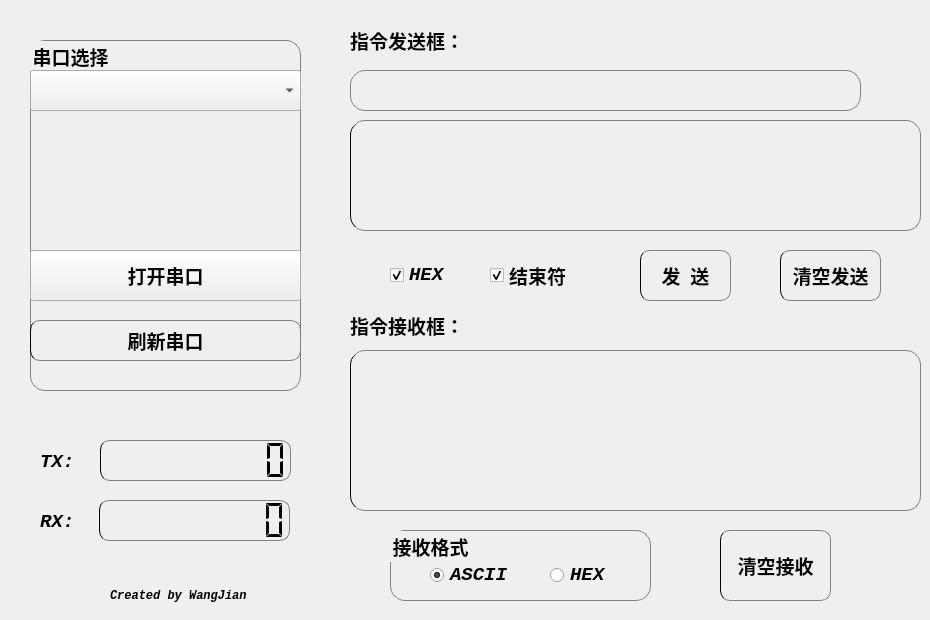
    <widget class="QWidget" name="tab">
     <attribute name="icon">
      <iconset>
       <normaloff>../ico/ck.png</normaloff>../ico/ck.png</iconset>
     </attribute>
     <attribute name="title">
      <string>指令收发 </string>
     </attribute>
     <widget class="QGroupBox" name="groupBox">
      <property name="geometry">
       <rect>
        <x>30</x>
        <y>40</y>
        <width>271</width>
        <height>351</height>
       </rect>
      </property>
      <property name="font">
       <font>
        <family>楷体</family>
        <pointsize>14</pointsize>
        <weight>75</weight>
        <italic>false</italic>
        <bold>true</bold>
        <kerning>true</kerning>
       </font>
      </property>
      <property name="styleSheet">
       <string notr="true">QGroupBox#groupBox{
	border: 1px solid gray;
	border-radius:15px;
}</string>
      </property>
      <property name="title">
       <string>串口选择</string>
      </property>
      <property name="alignment">
       <set>Qt::AlignLeading|Qt::AlignLeft|Qt::AlignTop</set>
      </property>
      <property name="flat">
       <bool>false</bool>
      </property>
      <widget class="QComboBox" name="comboBox_uart">
       <property name="geometry">
        <rect>
         <x>0</x>
         <y>30</y>
         <width>271</width>
         <height>41</height>
        </rect>
       </property>
       <property name="font">
        <font>
         <family>楷体</family>
         <pointsize>14</pointsize>
         <weight>50</weight>
         <italic>false</italic>
         <bold>false</bold>
         <kerning>true</kerning>
        </font>
       </property>
       <property name="styleSheet">
        <string notr="true">QComboBox#comboBox_uart{
	font-family:楷体;
	font-weight:normal;
}</string>
       </property>
      </widget>
      <widget class="QPushButton" name="pushButton_open">
       <property name="geometry">
        <rect>
         <x>0</x>
         <y>210</y>
         <width>271</width>
         <height>51</height>
        </rect>
       </property>
       <property name="font">
        <font>
         <family>楷体</family>
         <pointsize>14</pointsize>
         <weight>75</weight>
         <italic>false</italic>
         <bold>true</bold>
         <kerning>true</kerning>
        </font>
       </property>
       <property name="layoutDirection">
        <enum>Qt::LeftToRight</enum>
       </property>
       <property name="styleSheet">
        <string notr="true">QPushButton { border-top:1px solid gray;
border-bottom:1px solid gray;
border-left:1px solid graye;
border-right:1px solid gray;
border-radius:10px; } 
QPushButton:hover { background-color: rgb(85, 170, 255); }
QPushButton:pressed { background-color:rgb(129, 60, 133);}
background:transparent;</string>
       </property>
       <property name="text">
        <string>打开串口</string>
       </property>
       <property name="icon">
        <iconset>
         <normaloff>../ico/ck1.ico</normaloff>../ico/ck1.ico</iconset>
       </property>
       <property name="iconSize">
        <size>
         <width>25</width>
         <height>25</height>
        </size>
       </property>
      </widget>
      <widget class="QPushButton" name="pushButton_refresh">
       <property name="geometry">
        <rect>
         <x>0</x>
         <y>280</y>
         <width>271</width>
         <height>41</height>
        </rect>
       </property>
       <property name="font">
        <font>
         <family>楷体</family>
         <pointsize>14</pointsize>
         <weight>75</weight>
         <italic>false</italic>
         <bold>true</bold>
         <kerning>true</kerning>
        </font>
       </property>
       <property name="styleSheet">
        <string notr="true">QPushButton { border-top:1px solid gray;
border-bottom:1px solid gray;
border-left:1px solid graye;
border-right:1px solid gray;
border-radius:10px; } 
QPushButton:hover { background-color: rgb(85, 170, 255); }
QPushButton:pressed { background-color:rgb(129, 60, 133);}</string>
       </property>
       <property name="text">
        <string>刷新串口</string>
       </property>
       <property name="icon">
        <iconset>
         <normaloff>../ico/sx.ico</normaloff>../ico/sx.ico</iconset>
       </property>
       <property name="iconSize">
        <size>
         <width>20</width>
         <height>20</height>
        </size>
       </property>
      </widget>
      <widget class="QLabel" name="label_ck">
       <property name="geometry">
        <rect>
         <x>90</x>
         <y>90</y>
         <width>91</width>
         <height>91</height>
        </rect>
       </property>
       <property name="text">
        <string/>
       </property>
       <property name="pixmap">
        <pixmap>../ico/connect_no.ico</pixmap>
       </property>
       <property name="scaledContents">
        <bool>true</bool>
       </property>
      </widget>
     </widget>
     <widget class="QLCDNumber" name="rx_lcdNumber">
      <property name="geometry">
       <rect>
        <x>99</x>
        <y>500</y>
        <width>191</width>
        <height>41</height>
       </rect>
      </property>
      <property name="styleSheet">
       <string notr="true">border-top:1px solid gray;
border-bottom:1px solid gray;
border-left:1px solid graye;
border-right:1px solid gray;
border-radius:10px;</string>
      </property>
      <property name="digitCount">
       <number>9</number>
      </property>
      <property name="segmentStyle">
       <enum>QLCDNumber::Flat</enum>
      </property>
     </widget>
     <widget class="QLCDNumber" name="tx_lcdNumber">
      <property name="geometry">
       <rect>
        <x>100</x>
        <y>440</y>
        <width>191</width>
        <height>41</height>
       </rect>
      </property>
      <property name="styleSheet">
       <string notr="true">border-top:1px solid gray;
border-bottom:1px solid gray;
border-left:1px solid graye;
border-right:1px solid gray;
border-radius:10px;</string>
      </property>
      <property name="smallDecimalPoint">
       <bool>false</bool>
      </property>
      <property name="digitCount">
       <number>9</number>
      </property>
      <property name="segmentStyle">
       <enum>QLCDNumber::Flat</enum>
      </property>
      <property name="value" stdset="0">
       <double>0.000000000000000</double>
      </property>
      <property name="intValue" stdset="0">
       <number>0</number>
      </property>
     </widget>
     <widget class="QLineEdit" name="tx_lineEdit">
      <property name="geometry">
       <rect>
        <x>350</x>
        <y>70</y>
        <width>511</width>
        <height>41</height>
       </rect>
      </property>
      <property name="font">
       <font>
        <family>Consolas</family>
        <pointsize>14</pointsize>
        <weight>75</weight>
        <italic>true</italic>
        <bold>true</bold>
        <kerning>true</kerning>
       </font>
      </property>
      <property name="styleSheet">
       <string notr="true">border-radius:15px;
border:1px solid gray;
font-family:Consolas;
font-style:italic;
font-weight:bold;
color:rgb(236,45,122);
background:transparent;</string>
      </property>
     </widget>
     <widget class="QTextBrowser" name="rx_textBrowser">
      <property name="geometry">
       <rect>
        <x>350</x>
        <y>350</y>
        <width>571</width>
        <height>161</height>
       </rect>
      </property>
      <property name="font">
       <font>
        <family>Consolas</family>
        <pointsize>14</pointsize>
        <weight>75</weight>
        <italic>true</italic>
        <bold>true</bold>
        <kerning>true</kerning>
       </font>
      </property>
      <property name="styleSheet">
       <string notr="true">background-color: rgb(196, 215, 214);
color: rgb(244, 62, 6);
border-top:1px solid gray;
border-bottom:1px solid gray;
border-left:1px solid graye;
border-right:1px solid gray;
font-family:Consolas;
border-radius:15px;
background:transparent;
font-style:italic;
font-weight:bold;</string>
      </property>
      <property name="html">
       <string>&lt;!DOCTYPE HTML PUBLIC &quot;-//W3C//DTD HTML 4.0//EN&quot; &quot;http://www.w3.org/TR/REC-html40/strict.dtd&quot;&gt;
&lt;html&gt;&lt;head&gt;&lt;meta name=&quot;qrichtext&quot; content=&quot;1&quot; /&gt;&lt;style type=&quot;text/css&quot;&gt;
p, li { white-space: pre-wrap; }
&lt;/style&gt;&lt;/head&gt;&lt;body style=&quot; font-family:'Consolas'; font-size:14pt; font-weight:600; font-style:italic;&quot;&gt;
&lt;p style=&quot;-qt-paragraph-type:empty; margin-top:12px; margin-bottom:12px; margin-left:0px; margin-right:0px; -qt-block-indent:0; text-indent:0px; font-family:'SimSun'; font-size:9pt; font-weight:400; font-style:normal;&quot;&gt;&lt;br /&gt;&lt;/p&gt;&lt;/body&gt;&lt;/html&gt;</string>
      </property>
     </widget>
     <widget class="QTextBrowser" name="Hex_textBrowser">
      <property name="geometry">
       <rect>
        <x>350</x>
        <y>120</y>
        <width>571</width>
        <height>111</height>
       </rect>
      </property>
      <property name="font">
       <font>
        <family>Consolas</family>
        <pointsize>14</pointsize>
        <weight>75</weight>
        <italic>true</italic>
        <bold>true</bold>
        <kerning>true</kerning>
       </font>
      </property>
      <property name="styleSheet">
       <string notr="true">
color: rgb(15,89,164);
border-top:1px solid gray;
border-bottom:1px solid gray;
border-left:1px solid graye;
border-right:1px solid gray;
font-family:Consolas;
font-style:italic;
font-weight:bold;
border-radius:15px;
background:transparent;</string>
      </property>
     </widget>
     <widget class="QPushButton" name="pushButton_send">
      <property name="geometry">
       <rect>
        <x>640</x>
        <y>250</y>
        <width>91</width>
        <height>51</height>
       </rect>
      </property>
      <property name="font">
       <font>
        <family>楷体</family>
        <pointsize>14</pointsize>
        <weight>75</weight>
        <italic>false</italic>
        <bold>true</bold>
        <kerning>true</kerning>
       </font>
      </property>
      <property name="styleSheet">
       <string notr="true">QPushButton { border-top:1px solid gray;
border-bottom:1px solid gray;
border-left:1px solid graye;
border-right:1px solid gray;
border-radius:10px; } 
QPushButton:hover { background-color: rgb(85, 170, 255); }
QPushButton:pressed { background-color:rgb(129, 60, 133);}</string>
      </property>
      <property name="text">
       <string>发  送</string>
      </property>
      <property name="icon">
       <iconset>
        <normaloff>../ico/fj.ico</normaloff>../ico/fj.ico</iconset>
      </property>
     </widget>
     <widget class="QPushButton" name="pushButton_clear_tx">
      <property name="geometry">
       <rect>
        <x>780</x>
        <y>250</y>
        <width>101</width>
        <height>51</height>
       </rect>
      </property>
      <property name="font">
       <font>
        <family>楷体</family>
        <pointsize>14</pointsize>
        <weight>75</weight>
        <italic>false</italic>
        <bold>true</bold>
        <kerning>true</kerning>
       </font>
      </property>
      <property name="styleSheet">
       <string notr="true">QPushButton { border-top:1px solid gray;
border-bottom:1px solid gray;
border-left:1px solid graye;
border-right:1px solid gray;
border-radius:10px; } 
QPushButton:hover { background-color: rgb(85, 170, 255); }
QPushButton:pressed { background-color:rgb(129, 60, 133);}</string>
      </property>
      <property name="text">
       <string>清空发送</string>
      </property>
      <property name="icon">
       <iconset>
        <normaloff>../ico/clear.ico</normaloff>../ico/clear.ico</iconset>
      </property>
     </widget>
     <widget class="QPushButton" name="pushButton_clear_rx">
      <property name="geometry">
       <rect>
        <x>720</x>
        <y>530</y>
        <width>111</width>
        <height>71</height>
       </rect>
      </property>
      <property name="font">
       <font>
        <family>楷体</family>
        <pointsize>14</pointsize>
        <weight>75</weight>
        <italic>false</italic>
        <bold>true</bold>
        <kerning>true</kerning>
       </font>
      </property>
      <property name="autoFillBackground">
       <bool>false</bool>
      </property>
      <property name="styleSheet">
       <string notr="true">QPushButton { border-top:1px solid gray;
border-bottom:1px solid gray;
border-left:1px solid graye;
border-right:1px solid gray;
border-radius:10px; } 
QPushButton:hover { background-color: rgb(85, 170, 255); }
QPushButton:pressed { background-color:rgb(129, 60, 133);}

</string>
      </property>
      <property name="text">
       <string>清空接收</string>
      </property>
      <property name="icon">
       <iconset>
        <normaloff>../ico/clear1.ico</normaloff>../ico/clear1.ico</iconset>
      </property>
      <property name="checkable">
       <bool>false</bool>
      </property>
      <property name="autoDefault">
       <bool>false</bool>
      </property>
      <property name="default">
       <bool>false</bool>
      </property>
     </widget>
     <widget class="QLabel" name="label_7">
      <property name="geometry">
       <rect>
        <x>350</x>
        <y>25</y>
        <width>121</width>
        <height>31</height>
       </rect>
      </property>
      <property name="font">
       <font>
        <family>楷体</family>
        <pointsize>14</pointsize>
        <weight>75</weight>
        <italic>false</italic>
        <bold>true</bold>
       </font>
      </property>
      <property name="text">
       <string>指令发送框：</string>
      </property>
     </widget>
     <widget class="QLabel" name="label_8">
      <property name="geometry">
       <rect>
        <x>350</x>
        <y>310</y>
        <width>121</width>
        <height>31</height>
       </rect>
      </property>
      <property name="font">
       <font>
        <family>楷体</family>
        <pointsize>14</pointsize>
        <weight>75</weight>
        <italic>false</italic>
        <bold>true</bold>
       </font>
      </property>
      <property name="text">
       <string>指令接收框：</string>
      </property>
     </widget>
     <widget class="QLabel" name="label_2">
      <property name="geometry">
       <rect>
        <x>40</x>
        <y>450</y>
        <width>36</width>
        <height>24</height>
       </rect>
      </property>
      <property name="font">
       <font>
        <family>Consolas</family>
        <pointsize>14</pointsize>
        <weight>75</weight>
        <italic>true</italic>
        <bold>true</bold>
        <kerning>true</kerning>
       </font>
      </property>
      <property name="styleSheet">
       <string notr="true">font-family:Consolas;
font-style:italic;
font-weight:bold;</string>
      </property>
      <property name="text">
       <string>TX:</string>
      </property>
     </widget>
     <widget class="QLabel" name="label_6">
      <property name="geometry">
       <rect>
        <x>40</x>
        <y>510</y>
        <width>36</width>
        <height>24</height>
       </rect>
      </property>
      <property name="font">
       <font>
        <family>Consolas</family>
        <pointsize>14</pointsize>
        <weight>75</weight>
        <italic>true</italic>
        <bold>true</bold>
        <kerning>true</kerning>
       </font>
      </property>
      <property name="styleSheet">
       <string notr="true">font-family:Consolas;
font-style:italic;
font-weight:bold;</string>
      </property>
      <property name="text">
       <string>RX:</string>
      </property>
     </widget>
     <widget class="QCheckBox" name="checkBox_HexSend">
      <property name="geometry">
       <rect>
        <x>390</x>
        <y>262</y>
        <width>71</width>
        <height>26</height>
       </rect>
      </property>
      <property name="font">
       <font>
        <family>Consolas</family>
        <pointsize>14</pointsize>
        <weight>75</weight>
        <italic>true</italic>
        <bold>true</bold>
        <kerning>true</kerning>
       </font>
      </property>
      <property name="styleSheet">
       <string notr="true">font-family:Consolas;
font-style:italic;
font-weight:bold;</string>
      </property>
      <property name="text">
       <string>HEX</string>
      </property>
      <property name="checked">
       <bool>true</bool>
      </property>
     </widget>
     <widget class="QCheckBox" name="checkBox_AddEnd">
      <property name="enabled">
       <bool>true</bool>
      </property>
      <property name="geometry">
       <rect>
        <x>490</x>
        <y>264</y>
        <width>101</width>
        <height>23</height>
       </rect>
      </property>
      <property name="font">
       <font>
        <family>楷体</family>
        <pointsize>14</pointsize>
        <weight>75</weight>
        <italic>false</italic>
        <bold>true</bold>
        <kerning>true</kerning>
       </font>
      </property>
      <property name="text">
       <string>结束符</string>
      </property>
      <property name="checkable">
       <bool>true</bool>
      </property>
      <property name="checked">
       <bool>true</bool>
      </property>
     </widget>
     <widget class="QGroupBox" name="groupBox_2">
      <property name="geometry">
       <rect>
        <x>390</x>
        <y>530</y>
        <width>261</width>
        <height>71</height>
       </rect>
      </property>
      <property name="font">
       <font>
        <family>楷体</family>
        <pointsize>14</pointsize>
        <weight>75</weight>
        <italic>false</italic>
        <bold>true</bold>
        <kerning>true</kerning>
       </font>
      </property>
      <property name="styleSheet">
       <string notr="true">QGroupBox#groupBox_2{
	border: 1px solid gray;
	border-radius:15px;
}</string>
      </property>
      <property name="title">
       <string>接收格式</string>
      </property>
      <property name="alignment">
       <set>Qt::AlignJustify|Qt::AlignVCenter</set>
      </property>
      <property name="flat">
       <bool>false</bool>
      </property>
      <property name="checkable">
       <bool>false</bool>
      </property>
      <widget class="QRadioButton" name="radioButton_ascii">
       <property name="geometry">
        <rect>
         <x>40</x>
         <y>32</y>
         <width>101</width>
         <height>26</height>
        </rect>
       </property>
       <property name="font">
        <font>
         <family>Consolas</family>
         <pointsize>14</pointsize>
         <weight>75</weight>
         <italic>true</italic>
         <bold>true</bold>
         <kerning>true</kerning>
        </font>
       </property>
       <property name="styleSheet">
        <string notr="true">font-family:Consolas;
font-style:italic;
font-weight:bold;</string>
       </property>
       <property name="text">
        <string>ASCII</string>
       </property>
       <property name="checked">
        <bool>true</bool>
       </property>
       <property name="autoRepeat">
        <bool>false</bool>
       </property>
      </widget>
      <widget class="QRadioButton" name="radioButton_hex">
       <property name="geometry">
        <rect>
         <x>160</x>
         <y>32</y>
         <width>71</width>
         <height>26</height>
        </rect>
       </property>
       <property name="font">
        <font>
         <family>Consolas</family>
         <pointsize>14</pointsize>
         <weight>75</weight>
         <italic>true</italic>
         <bold>true</bold>
         <kerning>true</kerning>
        </font>
       </property>
       <property name="mouseTracking">
        <bool>false</bool>
       </property>
       <property name="styleSheet">
        <string notr="true">font-family:Consolas;
font-style:italic;
font-weight:bold;</string>
       </property>
       <property name="text">
        <string>HEX</string>
       </property>
       <property name="checked">
        <bool>false</bool>
       </property>
      </widget>
     </widget>
     <widget class="QLabel" name="label_10">
      <property name="geometry">
       <rect>
        <x>40</x>
        <y>560</y>
        <width>61</width>
        <height>51</height>
       </rect>
      </property>
      <property name="text">
       <string/>
      </property>
      <property name="pixmap">
       <pixmap>../ico/feather.ico</pixmap>
      </property>
      <property name="scaledContents">
       <bool>true</bool>
      </property>
     </widget>
     <widget class="QLabel" name="label_22">
      <property name="geometry">
       <rect>
        <x>870</x>
        <y>71</y>
        <width>41</width>
        <height>41</height>
       </rect>
      </property>
      <property name="text">
       <string/>
      </property>
      <property name="pixmap">
       <pixmap>../ico/maliao.ico</pixmap>
      </property>
      <property name="scaledContents">
       <bool>true</bool>
      </property>
     </widget>
     <widget class="QLabel" name="label_11">
      <property name="geometry">
       <rect>
        <x>110</x>
        <y>580</y>
        <width>201</width>
        <height>31</height>
       </rect>
      </property>
      <property name="styleSheet">
       <string notr="true">font-family:Consolas;
font-style:italic;
font-weight:bold;</string>
      </property>
      <property name="text">
       <string>Created by WangJian</string>
      </property>
     </widget>
    </widget>
